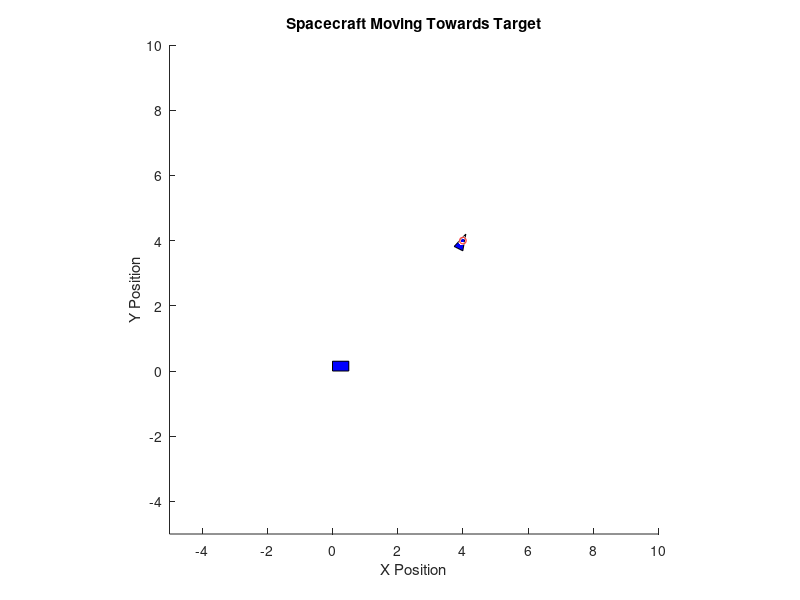

Reproduce this figure in MATLAB. (Note: this script raises an error after producing the figure.)
% 540 Final Project

clc;
clear;
close all;

% Constants and Setup
mass_satellite = 10.0;    % Mass of the satellite for acceleration calculations
inertia_satellite = 10.0; % Moment of inertia of the satellite
target_position = [4; 4]; % Target position in 2D space
goal_tolerance = 0.1;     % Distance tolerance for reaching the goal

% Control Gains
Kp_orientation = 0.1;
Kd_orientation = 0.05;
Kp_thruster = 0.5;

% Simulation Parameters
t_final = 20;             % Total simulation time
dt = 0.1;                 % Time step
num_steps = t_final / dt;

% Initial State: [x, y, theta, vx, vy, omega]
state = [0; 0; 0; 0; 0; 0];  % Starting at the origin

% Array to store the state history
state_history = zeros(6, num_steps);

for i = 1:num_steps
    % Store the current state
    state_history(:, i) = state;

    % Extract current position and orientation
    position = state(1:2);
    theta = state(3);

    % Check if the spacecraft has reached the goal
    if norm(position - target_position) < goal_tolerance
        disp('Target reached!');
        state_history = state_history(:, 1:i); % Trim unused steps
        break;
    end

    % PD Control for CMG to adjust orientation
    position_error = target_position - position;
    control_input = Kp_orientation * norm(position_error) - Kd_orientation * theta;

    % Thruster control to move toward the target position
    thrust_force = Kp_thruster * position_error;

    % Update dynamics with thrust and control input
    dposition_dt = state(4:5);                       % Velocity affects position
    dtheta_dt = state(6);                            % Angular velocity affects orientation
    dvelocity_dt = thrust_force / mass_satellite;    % Thrusters affect velocity
    domega_dt = control_input / inertia_satellite;   % Control input affects angular velocity

    % Update the state based on dynamics
    state(1:2) = state(1:2) + dposition_dt * dt;     % Update position
    state(3) = state(3) + dtheta_dt * dt;            % Update orientation
    state(4:5) = state(4:5) + dvelocity_dt * dt;     % Update velocity
    state(6) = state(6) + domega_dt * dt;            % Update angular velocity
end

% Visualization
figure;
hold on;
axis equal;
xlim([-5, 10]);
ylim([-5, 10]);
title('Spacecraft Moving Towards Target');
xlabel('X Position');
ylabel('Y Position');

% Draw the target as a circle
viscircles(target_position', goal_tolerance, 'Color', 'r', 'LineWidth', 0.5);

% Define the spacecraft as a triangular polygon for rotation
spacecraft_shape = [0.25, 0; -0.25, 0.15; -0.25, -0.15]'; % Shape vertices
h_spacecraft = fill(spacecraft_shape(1, :), spacecraft_shape(2, :), 'b');

for k = 1:size(state_history, 2)
    % Extract the current position and orientation
    x = state_history(1, k);
    y = state_history(2, k);
    theta = state_history(3, k);
    
    % Rotation matrix for the orientation angle
    R = [cos(theta), -sin(theta); sin(theta), cos(theta)];
    rotated_shape = R * spacecraft_shape; % Rotate the spacecraft shape

    % Update the spacecraft position
    set(h_spacecraft, 'XData', rotated_shape(1, :) + x, 'YData', rotated_shape(2, :) + y);

    pause(0.05); % Control the animation speed
end
hold off;


% Draw the target as a circle
viscircles(target_position', goal_tolerance, 'Color', 'r', 'LineWidth', 0.5);

% Draw the spacecraft as a rectangle and update its position in each step
spacecraft_shape = rectangle('Position', [0, 0, 0.5, 0.3], 'FaceColor', 'b');

for k = 1:size(state_history, 2)
    % Update the spacecraft position and orientation
    x = state_history(1, k);
    y = state_history(2, k);
    theta = state_history(3, k);
    
    % Set spacecraft position and rotation
    spacecraft_shape.Position = [x - 0.25, y - 0.15, 0.5, 0.3];
    spacecraft_shape.Rotation = rad2deg(theta); % Rotate to orientation angle

    pause(0.05); % Control the animation speed
end
hold off;

%%

clc;
clear;
close all;

% Constants for spacecraft and manipulator
mass_satellite = 10.0;    % Mass of the satellite
inertia_satellite = 10.0; % Moment of inertia of the satellite
l1 = 1; l2 = 1;           % Link lengths
m1 = 5; m2 = 5;           % Link masses
lc1 = l1 / 2; lc2 = l2 / 2; % Link center of mass
I1 = (1/12) * m1 * l1^2;  % Inertia of link 1
I2 = (1/12) * m2 * l2^2;  % Inertia of link 2

% Control Gains for manipulator and spacecraft
Kp_orientation = 0.1; Kd_orientation = 0.05;
Kp_manipulator = 60; Kd_manipulator = 20;
Kp_thruster = 20;

% Simulation parameters
t_final = 20; dt = 0.1;
num_steps = t_final / dt;

% Initial conditions: [x, y, theta, q1, q2, vx, vy, omega, dq1, dq2]
state = [0; 0; 0; deg2rad(30); deg2rad(-45); 0; 0; 0; 0; 0]; % Initial state

% Desired joint angles for manipulator
q1_desired = deg2rad(60); q2_desired = deg2rad(-30);
dq1_desired = 0; dq2_desired = 0;

% Store state history for visualization
state_history = zeros(length(state), num_steps);

% Target position
target_position = [4; 4]; % 2D position
goal_tolerance = 0.1;

for i = 1:num_steps
    % Store current state
    state_history(:, i) = state;
    
    % Extract current values
    position = state(1:2);
    theta = state(3);
    q1 = state(4); q2 = state(5);
    velocity = state(6:7);
    omega = state(8);
    dq1 = state(9); dq2 = state(10);
    
    % Check if spacecraft has reached the target
    if norm(position - target_position) < goal_tolerance
        disp('Target reached!');
        state_history = state_history(:, 1:i); % Trim unused steps
        break;
    end
    
    % Spacecraft PD control for orientation
    position_error = target_position - position;
    tau_spacecraft = Kp_orientation * norm(position_error) - Kd_orientation * theta;

    % Manipulator PD control for joint angles
    tau1 = Kp_manipulator * (q1_desired - q1) + Kd_manipulator * (dq1_desired - dq1);
    tau2 = Kp_manipulator * (q2_desired - q2) + Kd_manipulator * (dq2_desired - dq2);
    tau_manipulator = [tau1; tau2];
    
    % Dynamics of manipulator
    H11 = m1*lc1^2 + I1 + m2*(l1^2 + lc2^2 + 2*l1*lc2*cos(q2)) + I2;
    H22 = m2*lc2^2 + I2;
    H12 = m2*l1*lc2*cos(q2) + I2;
    H = [H11, H12; H12, H22];
    
    h = m2 * l1 * lc2 * sin(q2);
    C = [-h*dq2, -h*(dq1+dq2); h*dq1, 0];
    
    % Compute angular accelerations for the manipulator
    ddq = H \ (tau_manipulator - C * [dq1; dq2]);
    
    % Update manipulator joint velocities and positions
    dq1 = dq1 + ddq(1) * dt; q1 = q1 + dq1 * dt;
    dq2 = dq2 + ddq(2) * dt; q2 = q2 + dq2 * dt;

    % Compute spacecraft dynamics
    thrust_force = Kp_thruster * position_error; % Thruster control
    dposition_dt = velocity; % Velocity affects position
    dvelocity_dt = thrust_force / mass_satellite; % Force affects velocity
    domega_dt = tau_spacecraft / inertia_satellite; % Torque affects angular velocity

    % Update spacecraft state
    velocity = velocity + dvelocity_dt * dt;
    position = position + dposition_dt * dt;
    omega = omega + domega_dt * dt;
    theta = theta + omega * dt;

    % Update state vector
    state = [position; theta; q1; q2; velocity; omega; dq1; dq2];
end

% Visualization
figure;
hold on;
axis equal;
xlim([-5, 10]);
ylim([-5, 10]);
title('Spacecraft and 2-Link Manipulator');
xlabel('X Position');
ylabel('Y Position');

% Draw the target as a circle
viscircles(target_position', goal_tolerance, 'Color', 'r', 'LineWidth', 0.5);

% Define spacecraft and manipulator shapes
spacecraft_shape = [0.25, 0; -0.25, 0.15; -0.25, -0.15]'; % Triangular spacecraft
link1 = [0, 0; l1, 0]'; % Link 1
link2 = [0, 0; l2, 0]'; % Link 2

% Create plots
h_spacecraft = fill(spacecraft_shape(1, :), spacecraft_shape(2, :), 'b');
h_link1 = plot([0, 0], [0, 0], 'k', 'LineWidth', 2); % Link 1
h_link2 = plot([0, 0], [0, 0], 'k', 'LineWidth', 2); % Link 2

for k = 1:size(state_history, 2)
    % Extract states
    x = state_history(1, k);
    y = state_history(2, k);
    theta = state_history(3, k);
    q1 = state_history(4, k);
    q2 = state_history(5, k);
    
    % Rotate and translate spacecraft
    R = [cos(theta), -sin(theta); sin(theta), cos(theta)];
    rotated_spacecraft = R * spacecraft_shape;
    set(h_spacecraft, 'XData', rotated_spacecraft(1, :) + x, 'YData', rotated_spacecraft(2, :) + y);
    
    % Forward kinematics for manipulator
    p1 = [x; y] + R * [l1*cos(q1); l1*sin(q1)];
    p2 = p1 + R * [l2*cos(q1 + q2); l2*sin(q1 + q2)];
    set(h_link1, 'XData', [x, p1(1)], 'YData', [y, p1(2)]);
    set(h_link2, 'XData', [p1(1), p2(1)], 'YData', [p1(2), p2(2)]);

    pause(0.05); % Control animation speed
end
hold off;

%%
clc;
clear;
close all;

% Constants
mass_satellite = 10.0;    % Mass of the satellite
l1 = 1; l2 = 1;           % Link lengths
m1 = 5; m2 = 5;           % Link masses
Kp_end_effector = 50; Kd_end_effector = 10; % End-effector PD gains
thruster_force = 0.5;      % Small thrust boost
boundary_limit = 10;       % Bounds for the simulation space

% Simulation parameters
t_final = 200; dt = 0.1;
num_steps = t_final / dt;
time = 0:dt:t_final-dt; % Time vector

% Initial conditions: [x, y, theta, q1, q2, vx, vy, omega, dq1, dq2]
state = [0; 0; 0; deg2rad(30); deg2rad(-45); 0; 0; 0; 0; 0]; % Initial state

% Target position
target_position = [4; 4]; % 2D position
goal_tolerance = 0.1;

% Data storage for analysis and visualization
state_history = zeros(length(state), num_steps);
thrust_history = zeros(2, num_steps); % To track thruster activations
x_tilde_history = zeros(2, num_steps); % End-effector error

for i = 1:num_steps
    % Store state
    state_history(:, i) = state;

    % Extract current values
    position = state(1:2);
    theta = state(3);
    q1 = state(4); q2 = state(5);
    velocity = state(6:7);
    omega = state(8);
    dq1 = state(9); dq2 = state(10);

    % Compute current end-effector position using forward kinematics
    R = [cos(theta), -sin(theta); sin(theta), cos(theta)];
    p1 = position + R * [l1 * cos(q1); l1 * sin(q1)];
    end_effector = p1 + R * [l2 * cos(q1 + q2); l2 * sin(q1 + q2)];

    % Check if the end effector has reached the target
    if norm(end_effector - target_position) < goal_tolerance
        disp('End effector reached the target!');
        state_history = state_history(:, 1:i); % Trim unused steps
        thrust_history = thrust_history(:, 1:i); % Trim thrust history
        x_tilde_history = x_tilde_history(:, 1:i); % Trim error history
        break;
    end

    % End-effector control
    x_tilde = end_effector - target_position; % Position error
    dx_tilde = R * ([l1 * -sin(q1), -l2 * sin(q1 + q2); l1 * cos(q1), l2 * cos(q1 + q2)] * [dq1; dq2]); % Velocity error
    x_tilde_history(:, i) = x_tilde; % Log position error

    % Jacobian matrix for the 2-link manipulator
    J = [
        -l1 * sin(q1) - l2 * sin(q1 + q2), -l2 * sin(q1 + q2);
        l1 * cos(q1) + l2 * cos(q1 + q2),  l2 * cos(q1 + q2)
    ];

    % PD control for the manipulator in end-effector space
    tau_manipulator = -J' * (Kp_end_effector * x_tilde + Kd_end_effector * dx_tilde);

    % Dynamics of manipulator
    ddq = [0; 0]; % Manipulator dynamics placeholder (or compute as needed)

    % Update manipulator state
    dq1 = dq1 + ddq(1) * dt; q1 = q1 + dq1 * dt;
    dq2 = dq2 + ddq(2) * dt; q2 = q2 + dq2 * dt;

    % Thruster control: Constant thrust toward target
    position_error = target_position - position; % Error in spacecraft position
    thrust = thruster_force * position_error / norm(position_error); % Normalize thrust vector
    thrust_history(:, i) = thrust; % Log thrust

    % Compute spacecraft dynamics
    dposition_dt = velocity; % Velocity affects position
    dvelocity_dt = thrust / mass_satellite; % Thrusters affect velocity
    position = position + dposition_dt * dt;
    velocity = velocity + dvelocity_dt * dt;

    % Update state vector
    state = [position; theta; q1; q2; velocity; omega; dq1; dq2];
end

% Visualization
figure;
hold on;
axis equal;
xlim([-boundary_limit, boundary_limit]);
ylim([-boundary_limit, boundary_limit]);
title('Spacecraft and 2-Link Manipulator with Thrusters');
xlabel('X Position');
ylabel('Y Position');

% Draw target as a circle
viscircles(target_position', goal_tolerance, 'Color', 'r', 'LineWidth', 0.5);

% Define spacecraft and manipulator shapes
spacecraft_shape = [-0.5, -0.5; 0.5, -0.5; 0.5, 0.5; -0.5, 0.5]'; % Square spacecraft
link1 = [0, 0; l1, 0]';
link2 = [0, 0; l2, 0]';

% Create plots
h_spacecraft = fill(spacecraft_shape(1, :), spacecraft_shape(2, :), 'b');
h_link1 = plot([0, 0], [0, 0], 'k', 'LineWidth', 2); % Link 1
h_link2 = plot([0, 0], [0, 0], 'k', 'LineWidth', 2); % Link 2

for k = 1:size(state_history, 2)
    % Extract states
    x = state_history(1, k);
    y = state_history(2, k);
    theta = state_history(3, k);
    q1 = state_history(4, k);
    q2 = state_history(5, k);

    % Rotate and translate spacecraft
    R = [cos(theta), -sin(theta); sin(theta), cos(theta)];
    rotated_spacecraft = R * spacecraft_shape;
    set(h_spacecraft, 'XData', rotated_spacecraft(1, :) + x, 'YData', rotated_spacecraft(2, :) + y);

    % Forward kinematics for manipulator
    p1 = [x; y] + R * [l1*cos(q1); l1*sin(q1)];
    p2 = p1 + R * [l2*cos(q1 + q2); l2*sin(q1 + q2)];
    set(h_link1, 'XData', [x, p1(1)], 'YData', [y, p1(2)]);
    set(h_link2, 'XData', [p1(1), p2(1)], 'YData', [p1(2), p2(2)]);

    pause(0.05); % Control animation speed
end
hold off;

% Additional plots
figure;
plot(time, vecnorm(x_tilde_history, 2, 1));
title('End-Effector Error Over Time');
xlabel('Time (s)');
ylabel('Error (m)');
